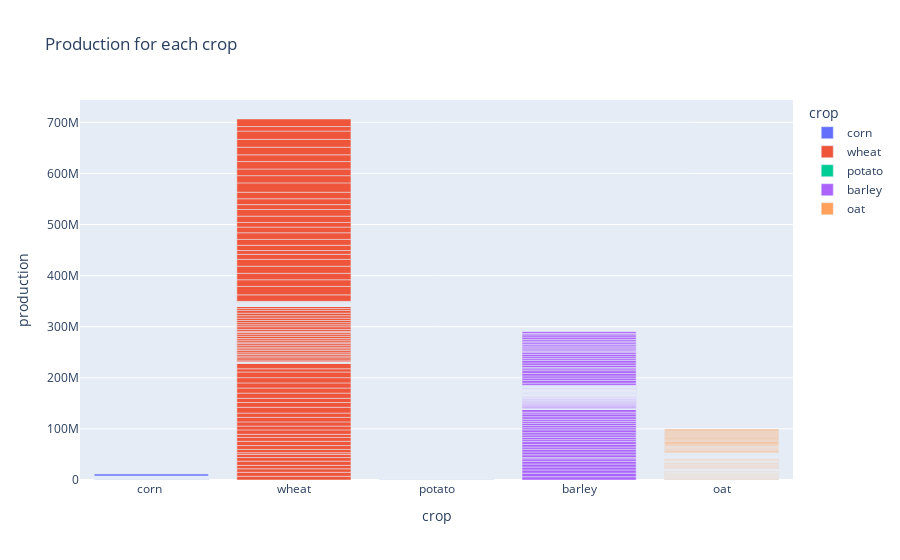

The cell this chart's notebook holds for it:
### Markdown cell above
As assumed, Wheat has significantly the highest amount of production among all crops produced in Canada

### Code cell
import plotly.express as px

fig1 = px.bar(df3, x='crop',color='crop', y='production', title='Production for each crop')
fig1.show()

### Figure 1 — Plotly figure (JSON) as saved in the notebook; plotly's stock layout.template omitted (floating-point values rounded to 4 significant figures; data arrays with more than 128 entries replaced by an {"elided": "..."} marker saying what was removed)
{"data": [{"alignmentgroup": "True", "hovertemplate": "crop=%{x}<br>production=%{y}<extra></extra>", "legendgroup": "corn ", "marker": {"color": "#636efa", "pattern": {"shape": ""}}, "name": "corn ", "offsetgroup": "corn ", "orientation": "v", "showlegend": true, "textposition": "auto", "type": "bar", "x": {"elided": "252 str values"}, "xaxis": "x", "y": {"elided": "252 float values"}, "yaxis": "y"}, {"alignmentgroup": "True", "hovertemplate": "crop=%{x}<br>production=%{y}<extra></extra>", "legendgroup": "wheat", "marker": {"color": "#EF553B", "pattern": {"shape": ""}}, "name": "wheat", "offsetgroup": "wheat", "orientation": "v", "showlegend": true, "textposition": "auto", "type": "bar", "x": {"elided": "252 str values"}, "xaxis": "x", "y": {"elided": "252 int values"}, "yaxis": "y"}, {"alignmentgroup": "True", "hovertemplate": "crop=%{x}<br>production=%{y}<extra></extra>", "legendgroup": "potato", "marker": {"color": "#00cc96", "pattern": {"shape": ""}}, "name": "potato", "offsetgroup": "potato", "orientation": "v", "showlegend": true, "textposition": "auto", "type": "bar", "x": {"elided": "252 str values"}, "xaxis": "x", "y": {"elided": "252 int values"}, "yaxis": "y"}, {"alignmentgroup": "True", "hovertemplate": "crop=%{x}<br>production=%{y}<extra></extra>", "legendgroup": "barley", "marker": {"color": "#ab63fa", "pattern": {"shape": ""}}, "name": "barley", "offsetgroup": "barley", "orientation": "v", "showlegend": true, "textposition": "auto", "type": "bar", "x": {"elided": "252 str values"}, "xaxis": "x", "y": {"elided": "252 int values"}, "yaxis": "y"}, {"alignmentgroup": "True", "hovertemplate": "crop=%{x}<br>production=%{y}<extra></extra>", "legendgroup": "oat", "marker": {"color": "#FFA15A", "pattern": {"shape": ""}}, "name": "oat", "offsetgroup": "oat", "orientation": "v", "showlegend": true, "textposition": "auto", "type": "bar", "x": {"elided": "252 str values"}, "xaxis": "x", "y": {"elided": "252 int values"}, "yaxis": "y"}], "layout": {"barmode": "relative", "legend": {"title": {"text": "crop"}, "tracegroupgap": 0}, "title": {"text": "Production for each crop"}, "xaxis": {"anchor": "y", "categoryarray": ["corn ", "wheat", "potato", "barley", "oat"], "categoryorder": "array", "domain": [0, 1], "title": {"text": "crop"}}, "yaxis": {"anchor": "x", "domain": [0, 1], "title": {"text": "production"}}}}
